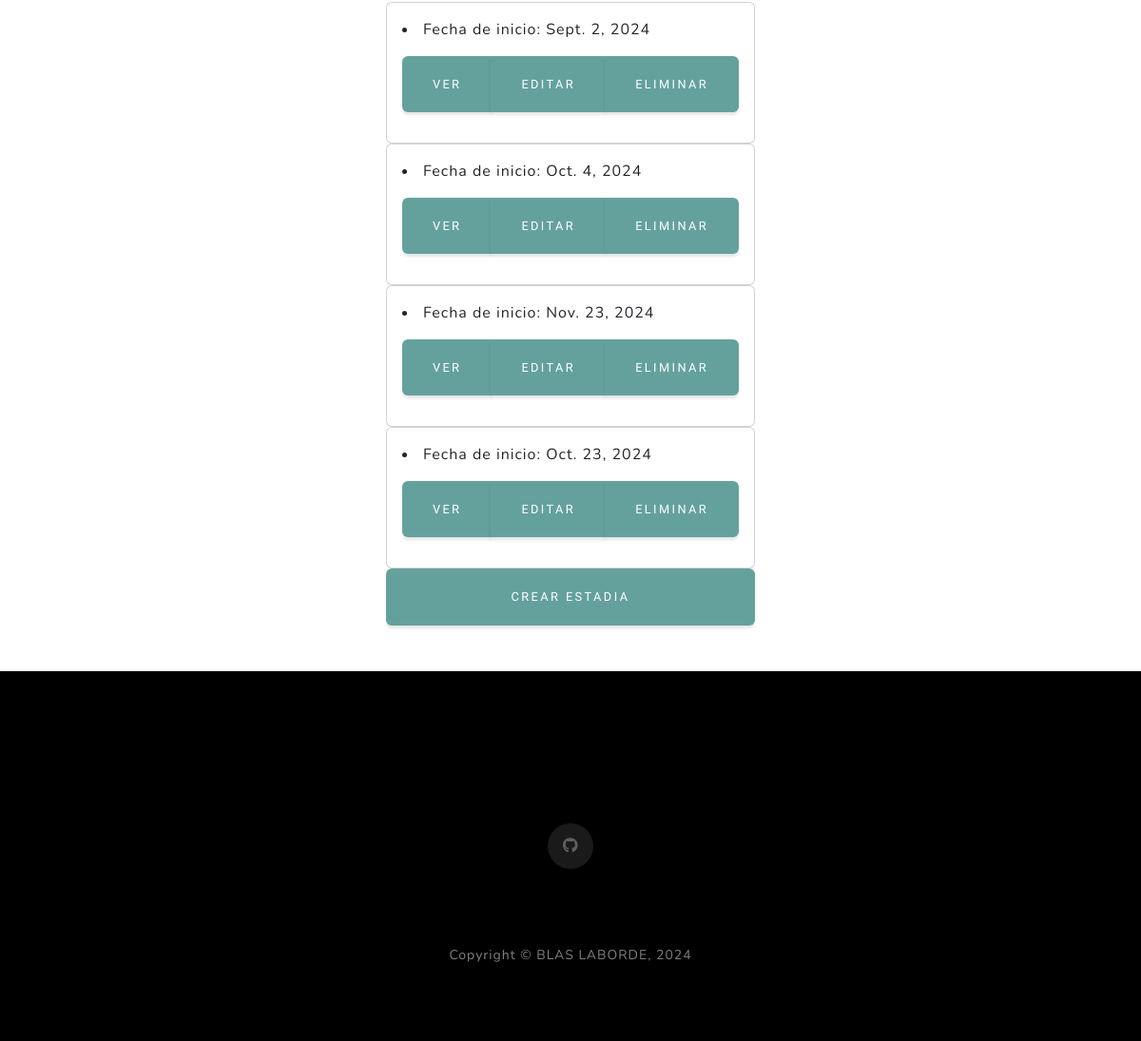
The page /estadia/lista (signed in, lower part) on the database as committed earlier.
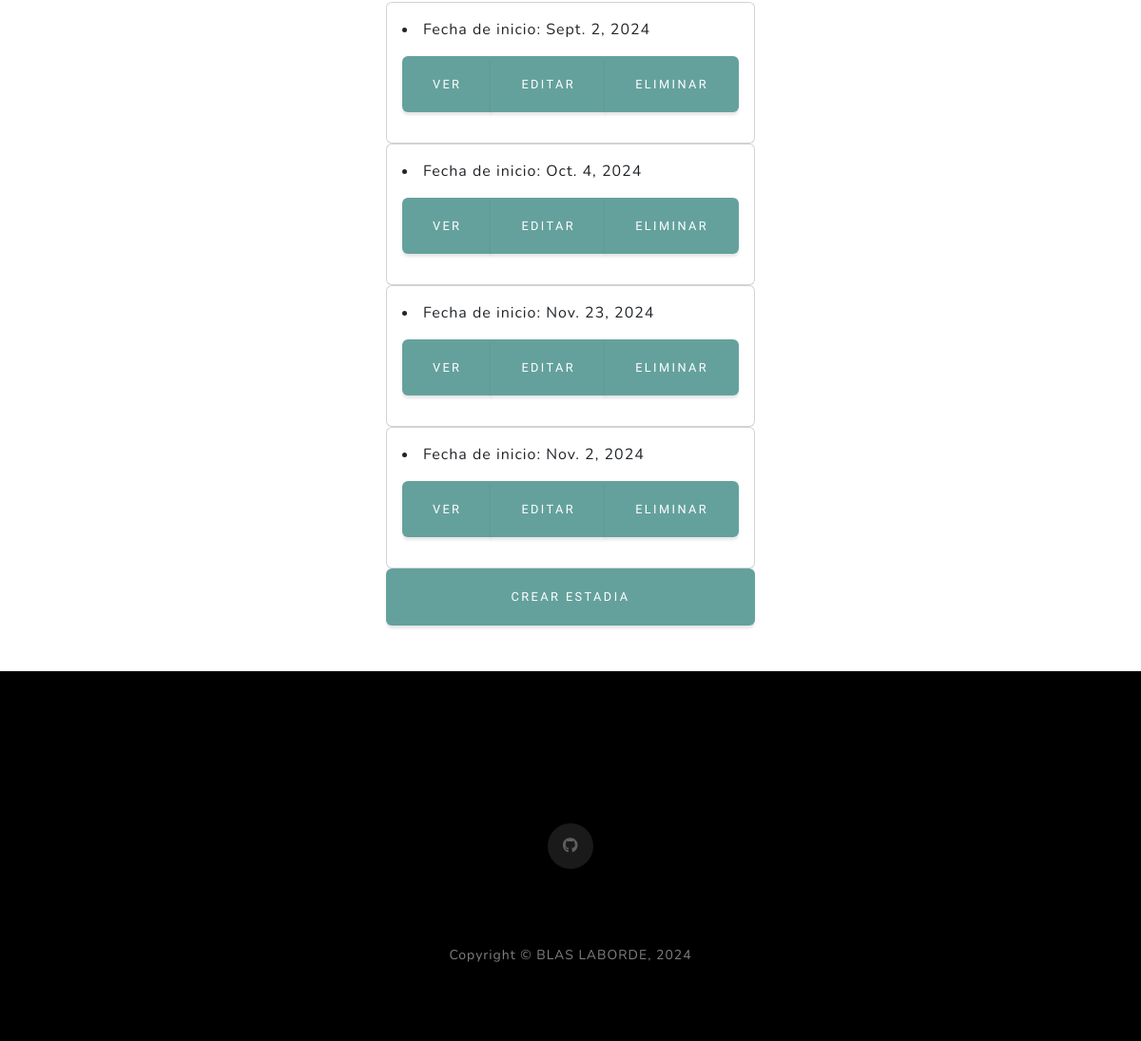
The same page on the database as committed later.
### Viajes/models.py (models this page shows, shortened)
class Estadia(models.Model):
    fecha_de_inicio = models.DateField()
    fecha_de_regreso = models.DateField()
    residencia = models.CharField(max_length=40)
    metodo_de_transporte = models.CharField(max_length=40)

### Viajes/views.py (the view)
# urls.py: path('estadia/lista', views.EstadiaListView.as_view(), name="EstadiaLista"),
class EstadiaListView(LoginRequiredMixin, ListView):
    model = Estadia
    context_object_name = "estadias"
    template_name = "Viajes/CBV/estadia_lista.html"
    fecha_dia_actual = datetime.now().strftime('%D/%M/%Y, %H:%M:%S')

### Viajes/templates/Viajes/CBV/estadia_lista.html (shortened to what this page needs)
<!DOCTYPE html>
<html lang="en">
<head>
</head>
<body>
    {% extends "Viajes/padre.html" %}
    {% load static %}
    {% block contenidoQueCambia %}
    <div class="container custom-bg p-5">
        <div class="d-flex justify-content-center">
            <div class="d-flex flex-column">
                {% if estadias %}
                    {% for estadia in estadias %}
                    <div class="card">
                        <div class="card-body">
                            <li> Fecha de inicio: {{estadia.fecha_de_inicio}}
                                <p>
                                    <div class="btn-group">
                                        <a href="{% url 'EstadiaDetalle' estadia.id %}" class="btn btn-primary"> Ver</a>
                                        <a href="{% url 'EstadiaEditar' estadia.id %}" class="btn btn-primary"> Editar</a>
                                        <a href="{% url 'EstadiaEliminar' estadia.id %}" class="btn btn-primary"> Eliminar</a>
                                    </div>
                                </p>
                            </li>
                        </div>
                    </div>
                    {% endfor %}
                {% else %}
                    <h2> No existen estadias programadas </h2>
                {% endif %}
                <a href="{% url 'EstadiaCrear' %}" class="btn btn-primary">Crear Estadia</a>
            </div>
        </div>
    </div>
    {% endblock %}

Rows that differ between the two databases and show on the page:
removed Estadia: fecha_de_inicio "Oct. 23, 2024"
added Estadia: fecha_de_inicio "Nov. 2, 2024"
